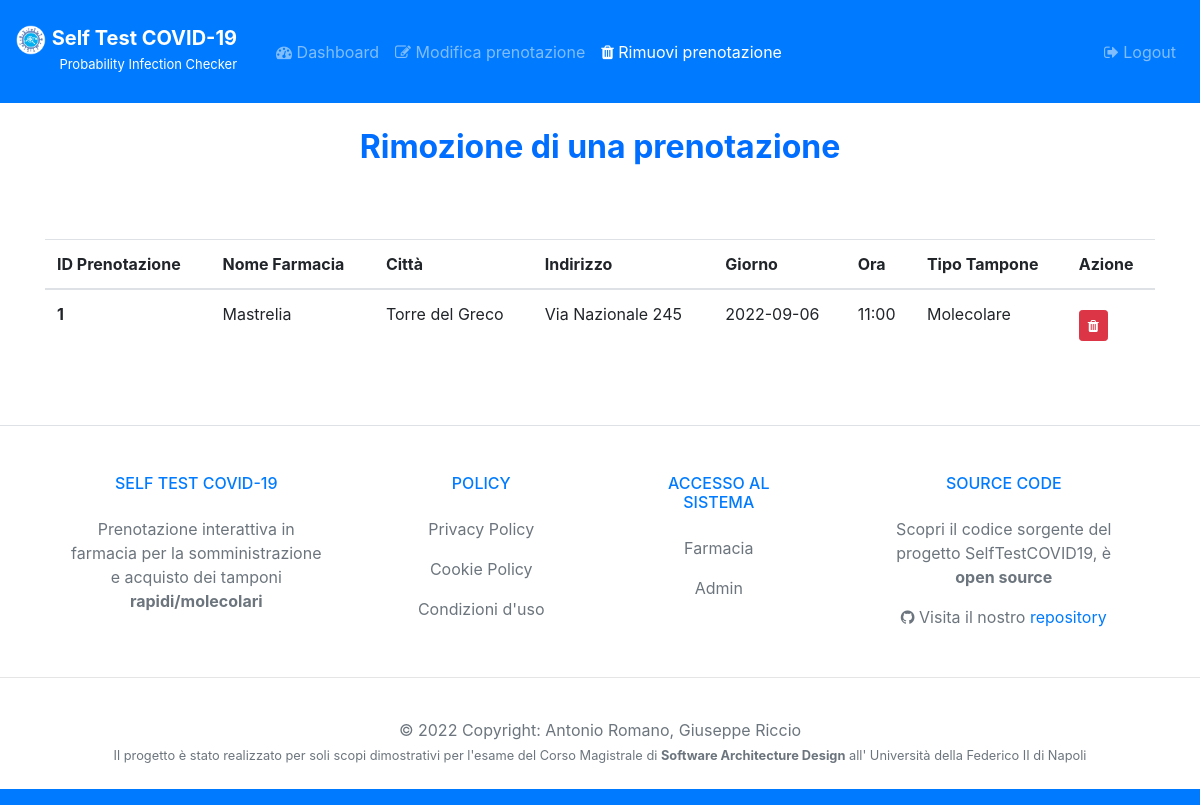
Page /rimozionePrenotazionePaziente (signed in) on the committed database.
### tables this page shows
CREATE TABLE `Prenotazioni` (
	ID INTEGER PRIMARY KEY AUTOINCREMENT,
	Nome VARCHAR(50),
	Cognome VARCHAR(50),
	Email VARCHAR(50),
	CodiceFiscale VARCHAR(36),
	Telefono VARCHAR(10),
	Giorno DATE,
	Ora TIME,
	TipoTampone VARCHAR(10),
	EsitoTampone VARCHAR(20),
	ID_Farmacia INTEGER,
	ID_Paziente INTEGER,
	ID_Tampone INTEGER
);

CREATE TABLE `Farmacie` (
	ID INTEGER PRIMARY KEY AUTOINCREMENT,
	NomeFarmacia VARCHAR(50),
	Citta VARCHAR(50),
	CAP INT(5),
	Indirizzo VARCHAR(50),
	Email VARCHAR(50),
	PWD VARCHAR(50),
	UNIQUE(NomeFarmacia,Email)
);

### controllers/GestionePazienteRegistratoController.py (the view)
def rimozionePrenotazionePaziente():
    msg = ""
    if 'loggedin' in session:
        connection = connectDB()
        prenotazione = connection.execute('SELECT Prenotazioni.ID, NomeFarmacia, Citta, Indirizzo, Giorno, Ora, TipoTampone FROM Prenotazioni INNER JOIN Farmacie ON Prenotazioni.ID_Farmacia = Farmacie.ID AND Prenotazioni.ID_Paziente = ?',(session['id'],)).fetchall()
        connection.close()
    else:
        return redirect('/loginPaziente')
    return render_template('/PazienteRegistratoView/rimozionePrenotazionePaziente.html', prenotazioni=prenotazione, msg=msg)

### models/DB.py (called while the page is built)
def connectDB():
    connection = sqlite3.connect('./models/selftestcovid19.db')
    connection.row_factory = sqlite3.Row
    return connection

### templates/PazienteRegistratoView/rimozionePrenotazionePaziente.html (shortened to what this page needs)
<!doctype html>
<html lang="it">
<head>
  <link rel="stylesheet" href="https://cdnjs.cloudflare.com/ajax/libs/font-awesome/4.7.0/css/font-awesome.min.css">
  <link rel="stylesheet" href="https://stackpath.bootstrapcdn.com/bootstrap/4.3.1/css/bootstrap.min.css">
</head>
<body>
  <nav class="navbar navbar-expand-lg navbar-dark bg-primary">
    <div style="margin-top: 10px; margin-right: 15px;">
      <a class="navbar-brand" href="#">
        <img src="/static/logo.png" width="30" height="30" alt="">
        <span style="margin-top: 10px; color: white; font-size: 20px ;"><b>Self Test COVID-19</b><br>
          <p style="font-size: small; text-align: right;">Probability Infection Checker</p></a></span>
    </div>
    <div class="collapse navbar-collapse" id="navbarSupportedContent">
      <ul class="navbar-nav mr-auto">
        <li class="nav-item">
          <a class="nav-link" href="/dashboardPaziente"><i class="fa fa-tachometer" aria-hidden="true"></i>
            Dashboard</a>
        </li>
        <a class="nav-link" href="/modificaPrenotazionePaziente"><i class="fa fa-pencil-square-o"
            aria-hidden="true"></i> Modifica prenotazione</a>
        <li class="nav-item active">
          <a class="nav-link" href="#"><i class="fa fa-trash" aria-hidden="true"></i> Rimuovi prenotazione</a>
        </li>
      </ul>
      <ul class="navbar-nav ml-auto">
        <li class="nav-item">
          <a class="nav-link" href="/logout"><i class="fa fa-sign-out" aria-hidden="true"></i> Logout</a>
        </li>
      </ul>
    </div>
  </nav>
  <div class="container">
    <center>
      <h2 class="text-center" style="margin: 25px;"><b><span style="color: #006eff;">
            Rimozione di una prenotazione </span></b></h2>
      <div class="d-flex justify-content-center mt-5 table-responsive">
        <table class="table">
          <thead>
            <tr>
            <tr>
              <th scope="col">ID Prenotazione</th>
              <th scope="col">Nome Farmacia</th>
              <th scope="col">Città</th>
              <th scope="col">Indirizzo</th>
              <th scope="col">Giorno</th>
              <th scope="col">Ora</th>
              <th scope="col">Tipo Tampone</th>
              <th scope="col">Azione</th>
            </tr>
            </tr>
          </thead>
          <tbody>
            {% for prenotazione in prenotazioni %}
            <tr>
              <th scope="row">{{ prenotazione.ID }}</th>
              <td>{{ prenotazione.NomeFarmacia }}</td>
              <td>{{ prenotazione.Citta }}</td>
              <td>{{ prenotazione.Indirizzo }}</td>
              <td>{{ prenotazione.Giorno }}</td>
              <td>{{ prenotazione.Ora }}</td>
              <td>{{ prenotazione.TipoTampone }}</td>
              <td>
                <form action="/{{ prenotazione.ID }}/rimuoviPrenotazionePaziente" method="POST">
                  <button type="submit" class="btn btn-danger btn-sm my-2"><i class="fa fa-trash"
                      aria-hidden="true"></i></button>
                </form>
              </td>
            </tr>
          </tbody>
          {% endfor %}
        </table>
      </div>
    </center>
  </div>
</body>
<footer class="text-lg text-lg-start bg-white text-muted">
  <section class="d-flex justify-content-center justify-content-lg-between p-4 border-bottom">
  </section>
  <section class="">
    <div class="container text-center text-md-start mt-5">
      <div class="row mt-3">
        <div class="col-md-3 col-lg-4 col-xl-3 mx-auto mb-4">
          <h6 class="text-uppercase fw-bold mb-4  text-primary">
            Self Test COVID-19
          </h6>
          <p>
            Prenotazione interattiva in farmacia per la somministrazione e acquisto dei tamponi <b>rapidi/molecolari</b>
          </p>
        </div>
        <div class="col-md-2 col-lg-2 col-xl-2 mx-auto mb-4">
          <h6 class="text-uppercase fw-bold mb-4  text-primary">
            Policy
          </h6>
          <p>
            <a href="#!" class="text-reset">Privacy Policy</a>
          </p>
          <p>
            <a href="#!" class="text-reset">Cookie Policy</a>
          </p>
          <p>
            <a href="#!" class="text-reset">Condizioni d'uso</a>
          </p>
        </div>
        <div class="col-md-3 col-lg-2 col-xl-2 mx-auto mb-4">
          <h6 class="text-uppercase fw-bold mb-4  text-primary">
            Accesso al sistema
          </h6>
          <p>
            <a href="/loginFarmacia" class="text-reset">Farmacia</a>
          </p>
          <p>
            <a href="/loginAdmin" class="text-reset">Admin</a>
          </p>
        </div>
        <div class="col-md-4 col-lg-3 col-xl-3 mx-auto mb-md-0 mb-4">
          <h6 class="text-uppercase fw-bold mb-4  text-primary">SOURCE CODE</h6>
          <p>Scopri il codice sorgente del progetto SelfTestCOVID19, è <b>open source</b></p>
          <p><i class="fa fa-github"></i> Visita il nostro <a href="https://github.com/giuseppericcio/SelfTestCovid19">repository</a></p>
        </div>
      </div>
    </div>
  </section>
  <hr>
  <div class="text-center p-4  text-muted" style="background-color: rgba(255, 255, 255, 0.05);">
    © 2022 Copyright:
    <a class="text-muted fw-bold">Antonio Romano, Giuseppe Riccio</a>
    <small id="dateHelp" class="form-text text-muted text-primary">Il progetto è stato realizzato per soli scopi
      dimostrativi per l'esame del Corso Magistrale di <b>Software Architecture Design</b> all' Università della
      Federico II di Napoli</small>
  </div>
</footer>
<nav class="navbar navbar-expand-lg navbar-dark bg-primary">
</nav>
</body>
</html>

### rows in the picture
Prenotazioni: ID "1", NomeFarmacia "Mastrelia", Citta "Torre del Greco", Indirizzo "Via Nazionale 245", Giorno "2022-09-06", Ora "11:00", TipoTampone "Molecolare"
